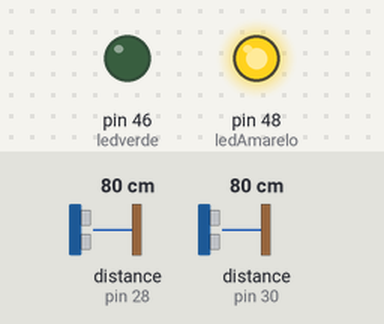
A sketch run on a simulated Arduino Mega 2560, built with avr-gcc and run on an emulated ATmega2560. Shown: output pins drawn as LEDs (lit = HIGH). The test bench sets the inputs (shaded band); at power-on: distance to the obstacle (sensors on pin 30, pin 28) 80 cm. What the sketch prints to the serial monitor is not drawn.

Above: at 3.9 s.
4.0 s: distance to the obstacle (sensor on pin 30) set to 11 cm
5.5 s: distance to the obstacle (sensor on pin 30) set to 8 cm
At 6.2 s:
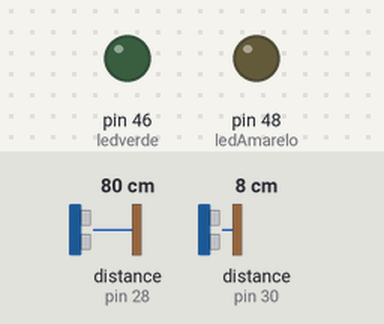
7.0 s: distance to the obstacle (sensor on pin 30) set to 22 cm
8.5 s: distance to the obstacle (sensor on pin 30) set to 27 cm
At 9.2 s:
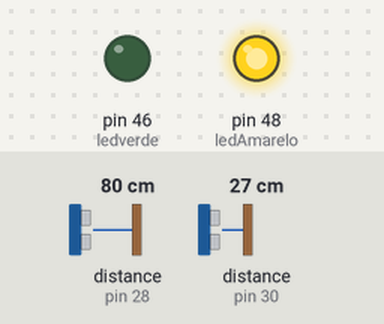
10.0 s: distance to the obstacle (sensor on pin 30) set to 2 cm
At 11.1 s:
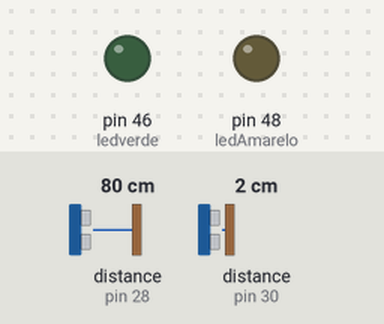
Timing chart, 0 to 12.5 s (numbered marks = the images above; inputs shaded):
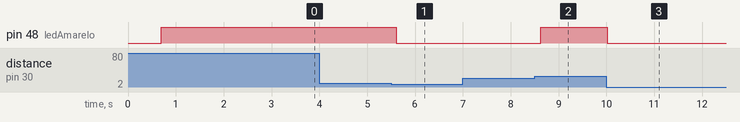

The sketch:

vl53l0x_2X_LONG_RANGE_Mega_While_v3.ino
```cpp
/*
 * led_while
 *
//https://www.circuitar.com.br/projetos/while-then/index.html

O código abaixo faz com que o LED amarelo fique ligado enquanto o botão RIGHT não é apertado.
*/
#include <Wire.h>
#include <VL53L0X.h>

VL53L0X sensor1;
VL53L0X sensor2;
#define LONG_RANGE
#define PIN1 23 //23
#define PIN2 25 //25
int ledAmarelo = 48;
int ledverde = 46;

//-----sensor s1------
float distance=0; //sensor s1
float realDistance=0;//sensor s1
int whatDistance(){
    distance =  sensor1.readRangeContinuousMillimeters();
    return distance;
    }
//---------------------------------------------------

//-----sensor s2------
float distance_S2=0; //sensor s2
float realDistance_S2=0;//sensor s2
int whatDistance_S2(){
    distance_S2 =  sensor2.readRangeContinuousMillimeters();
    return distance_S2;
    }
//---------------------------------------------------

void setup()
  {
Wire.begin();
Serial.begin (115200);
pinMode(PIN1, OUTPUT);
pinMode(PIN2, OUTPUT);
digitalWrite(PIN1, LOW);
digitalWrite(PIN2, LOW);
  pinMode(ledAmarelo,OUTPUT);
  pinMode(ledverde,OUTPUT);
  #if defined LONG_RANGE
  // lower the return signal rate limit (default is 0.25 MCPS)
  sensor1.setSignalRateLimit(0.1);
  sensor2.setSignalRateLimit(0.1);
  // increase laser pulse periods (defaults are 14 and 10 PCLKs)
  sensor1.setVcselPulsePeriod(VL53L0X::VcselPeriodPreRange, 18);//default
  sensor1.setVcselPulsePeriod(VL53L0X::VcselPeriodFinalRange, 14);//default
  //---------
  sensor2.setVcselPulsePeriod(VL53L0X::VcselPeriodPreRange, 18);//default
  sensor2.setVcselPulsePeriod(VL53L0X::VcselPeriodFinalRange, 14);//default
 //------------
  //---------
  #endif


pinMode(PIN1, INPUT);
delay(150);
Serial.println("00");
sensor1.init(true);
Serial.println("01");
delay(100);
sensor1.setAddress((uint8_t)30);

pinMode(PIN2, INPUT);
delay(150);
sensor2.init(true);
Serial.println("03");
delay(100);
sensor2.setAddress((uint8_t)28);

// end configuration
sensor1.setTimeout(500);
sensor2.setTimeout(500);
sensor1.startContinuous();
sensor2.startContinuous();
/////callI2Cscanner();
}
/*
void callI2Cscanner()
{
  // scan i2c
  Serial.println ("I2C scanner. Scanning ...");
  byte count = 0;

  for (byte i = 1; i < 120; i++)
  {
    Wire.beginTransmission (i);
    if (Wire.endTransmission () == 0)
    {
      Serial.print ("Found address: ");
      Serial.print (i, DEC);
      Serial.print (" (0x");
      Serial.print (i, HEX);
      Serial.println (")");
      count++;
      delay (1);  // maybe unneeded?
    }             // end of good response
  }               // end of for loop

  Serial.println ("Done.");
  Serial.print ("Found ");
  Serial.print (count, DEC);
  Serial.println (" device(s).");

}

*/
void loop() {
int distance1 =sensor1.readRangeContinuousMillimeters();// get distance for sensor 1
int distance2 =sensor2.readRangeContinuousMillimeters();// get distance for sensor 2
Serial.print(sensor1.readRangeContinuousMillimeters());
if (sensor1.timeoutOccurred()) { Serial.print(" TIMEOUT S1"); }
Serial.print("\t");

Serial.print(sensor2.readRangeContinuousMillimeters());
if (sensor2.timeoutOccurred()) { Serial.print(" TIMEOUT S2"); }
Serial.print("\t");

//-------------------------------
 realDistance = whatDistance();
 realDistance_S2 = whatDistance_S2();

 if (realDistance<=0 && realDistance_S2<=0) {
    realDistance = whatDistance();
    realDistance_S2 = whatDistance_S2();
    }

  // Enquanto  leitura for maior mm
  while (realDistance>250)
  {
    //Acende o LED Amarelo
    digitalWrite(ledAmarelo, HIGH);
    realDistance = whatDistance();
  }
  if (realDistance < 200)
    {
        // Enquanto  leitura for menor mm
        while (realDistance < 100)
          {
            //Apaga o LED Amarelo
            digitalWrite(ledAmarelo, LOW);
             realDistance = whatDistance();
  }
}
 realDistance = whatDistance();
 realDistance_S2 = whatDistance_S2();

 if (realDistance_S2<=0 && realDistance<=0) {
     realDistance_S2 = whatDistance_S2();
     realDistance = whatDistance();
    }
 // Enquanto  leitura for maior mm
  while (realDistance_S2>350 && realDistance>250)
  {
    //Acende o LED verde
    digitalWrite(ledverde, HIGH);
  //  digitalWrite(ledverde, LOW);
    realDistance_S2 = whatDistance_S2();
    realDistance = whatDistance();
  }
 if (realDistance_S2 < 200 && realDistance<=200)
    {
        // Enquanto  leitura for menor mm
        while (realDistance_S2 < 150&&realDistance<200)
          {
            //Apaga o LED verde
            digitalWrite(ledverde, LOW);
         /// digitalWrite(ledverde, HIGH);
             realDistance_S2 = whatDistance_S2();
               realDistance = whatDistance();
          }

  }
}
```

buzzer.cpp
```cpp
/*
  A simple class to handle a buzzer
  2016-09-17
*/

#include "Arduino.h"
#include "buzzer.h"

Buzzer::Buzzer(int pin) {
  _pin = pin;
  _counter = 0;
  _disabled = false;
  pinMode(_pin, OUTPUT);
  digitalWrite(_pin, LOW);
}

void Buzzer::buzz() {
  if (!_disabled)
    _counter = 1;
}

void Buzzer::buzz(int duration) {
  if (!_disabled)
    _counter = duration;
}

void Buzzer::buzzBlocking(int duration_ms) {
  if (!_disabled) {
    digitalWrite(_pin, HIGH);
    delay(duration_ms);
    digitalWrite(_pin, LOW);
  }
}

void Buzzer::disable() {
  _disabled = true;
}

void Buzzer::enable() {
  _disabled = false;
}

bool Buzzer::isEnabled() {
  return !_disabled;
}

void Buzzer::doUpdate() {
  if (_counter <= 0) {
    digitalWrite(_pin, LOW);
  } else {
    _counter--;
    digitalWrite(_pin, HIGH);
  }
}
```

buzzer.h
```cpp
/*
  A simple class to handle a buzzer
  2016-09-17
*/

#ifndef Buzzer_h
#define Buzzer_h

#include "Arduino.h"

class Buzzer
{
  public:
    Buzzer(int pin);

    void buzz();
    void buzz(int duration);
    void buzzBlocking(int duration_ms);
    void disable();
    void enable();
    bool isEnabled();
    void doUpdate();

  private:
    int _pin;
    int _counter;
    bool _disabled;
};

#endif
```

Measured:
- the behaviour switches between 10 and 9 cm on distance to the obstacle (sensor on pin 30) (found by bisection; images 0 and 1)
- the behaviour switches between 25 and 26 cm on distance to the obstacle (sensor on pin 30) (found by bisection; images 1 and 2)
- after the input at 4.0 s, every drawn part: stays the same
- after the input at 5.5 s, pin 48 (ledAmarelo): HIGH → LOW after 0.11 s
- after the input at 7.0 s, every drawn part: stays the same
- after the input at 8.5 s, pin 48 (ledAmarelo): LOW → HIGH after 0.13 s
- after the input at 10.0 s, pin 48 (ledAmarelo): HIGH → LOW at once
